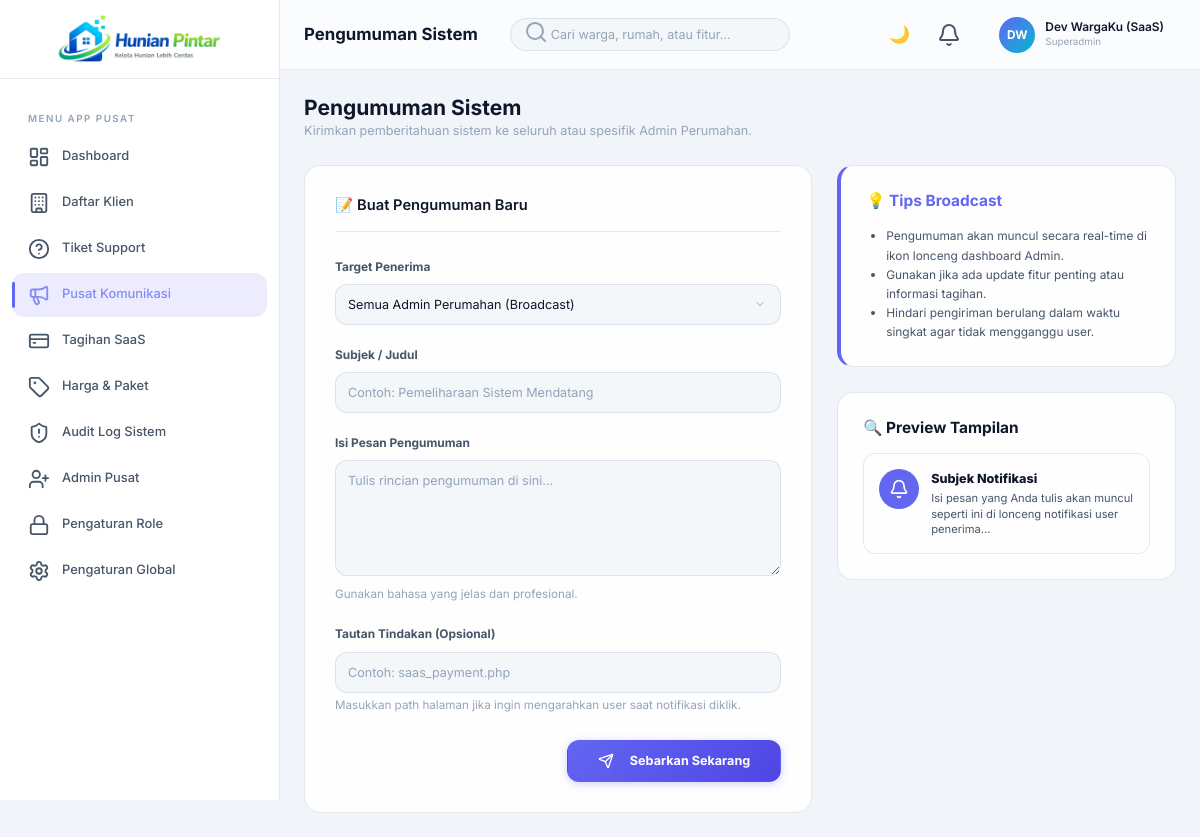
The app's page /saas_announcements.php (signed in) with its own data.
### tables this page shows
CREATE TABLE users (
    id INT AUTO_INCREMENT PRIMARY KEY,
    tenant_id INT,
    name VARCHAR(100) NOT NULL,
    email VARCHAR(100) NOT NULL UNIQUE,
    phone VARCHAR(20),
    password VARCHAR(255) NOT NULL,
    role ENUM('superadmin','admin','pengurus','warga','kolektor','security') NOT NULL DEFAULT 'warga',
    avatar VARCHAR(255),
    resident_id INT DEFAULT NULL,
    is_active TINYINT(1) DEFAULT 1,
    last_login DATETIME,
    created_at TIMESTAMP DEFAULT CURRENT_TIMESTAMP,
    updated_at TIMESTAMP DEFAULT CURRENT_TIMESTAMP ON UPDATE CURRENT_TIMESTAMP,
    FOREIGN KEY (tenant_id) REFERENCES tenants(id) ON DELETE CASCADE
);

### classes/Auth.php (called while the page is built, shortened)
<?php
require_once __DIR__ . '/Database.php';
class Auth {
    private static $user = null;
    public static function check() {
        return isset($_SESSION['user_id']);
    }
    public static function user() {
        if (self::$user === null) {
            $db = Database::getInstance();
            self::$user = $db->fetch("SELECT id, tenant_id, name, email, phone, role, avatar, resident_id, last_login, created_at, password FROM users WHERE id = ?", [$_SESSION['user_id']]);
        }
        return self::$user;
    }
}

### classes/Database.php (called while the page is built, shortened)
<?php
class Database {
    private static $instance = null;
    private $pdo;
    private function __construct() {
        $dsn = "mysql:host=" . DB_HOST . ";port=" . DB_PORT . ";dbname=" . DB_NAME . ";charset=" . DB_CHARSET;
        $options = [
            PDO::ATTR_ERRMODE            => PDO::ERRMODE_EXCEPTION,
            PDO::ATTR_DEFAULT_FETCH_MODE => PDO::FETCH_ASSOC,
            PDO::ATTR_EMULATE_PREPARES   => false,
        ];
        try {
            $this->pdo = new PDO($dsn, DB_USER, DB_PASS, $options);
        } catch (PDOException $e) {
            die('Database connection failed: ' . $e->getMessage());
        }
    }
    public static function getInstance() {
        if (self::$instance === null) {
            self::$instance = new self();
        }
        return self::$instance;
    }
    public function query($sql, $params = []) {
        $stmt = $this->pdo->prepare($sql);
        $stmt->execute($params);
        return $stmt;
    }
    public function fetch($sql, $params = []) {
        return $this->query($sql, $params)->fetch();
    }
}

### saas_announcements.php (the view, shortened to what this page needs)
<?php
require_once 'classes/Auth.php';
require_once 'classes/Database.php';
$pageTitle = 'Pengumuman Sistem';
?>
<?php include 'includes/header.php'; ?>
<div class="app-layout">
  <?php include 'includes/sidebar_saas.php'; ?>
  <div class="main-wrapper">
    <?php include 'includes/topbar.php'; ?>
    <main class="main-content">
      <div class="page-header">
        <div>
          <h1><?= $pageTitle ?></h1>
          <p style="color:var(--text-muted); font-size:0.9rem;">Kirimkan pemberitahuan sistem ke seluruh atau spesifik Admin Perumahan.</p>
        </div>
      </div>
      <div class="grid-2-1" style="display:grid; grid-template-columns: 1.5fr 1fr; gap:25px;">
        <div class="card" style="padding:30px;">
            <div class="card-header border-bottom" style="padding-bottom:15px; margin-bottom:25px;">
                <h3 class="card-title">📝 Buat Pengumuman Baru</h3>
            </div>
            <form method="POST">
                <div class="form-group" style="margin-bottom:20px;">
                    <label class="form-label" style="font-weight:700;">Target Penerima</label>
                    <select name="target_tenant" class="form-control" style="width:100%; padding:12px;">
                        <option value="all">Semua Admin Perumahan (Broadcast)</option>
                    </select>
                </div>
                <div class="form-group" style="margin-bottom:20px;">
                    <label class="form-label" style="font-weight:700;">Subjek / Judul</label>
                    <input type="text" name="title" class="form-control" placeholder="Contoh: Pemeliharaan Sistem Mendatang" required style="width:100%; padding:12px;">
                </div>
                <div class="form-group" style="margin-bottom:20px;">
                    <label class="form-label" style="font-weight:700;">Isi Pesan Pengumuman</label>
                    <textarea name="message" class="form-control" rows="6" placeholder="Tulis rincian pengumuman di sini..." required style="width:100%; padding:12px;"></textarea>
                    <small class="text-muted">Gunakan bahasa yang jelas dan profesional.</small>
                </div>
                <div class="form-group" style="margin-bottom:25px;">
                    <label class="form-label" style="font-weight:700;">Tautan Tindakan (Opsional)</label>
                    <input type="text" name="link" class="form-control" placeholder="Contoh: saas_payment.php" style="width:100%; padding:12px;">
                    <small class="text-muted">Masukkan path halaman jika ingin mengarahkan user saat notifikasi diklik.</small>
                </div>
                <div style="display:flex; justify-content:flex-end;">
                    <button type="submit" class="btn btn-primary" style="padding:12px 30px; font-weight:700;">
                        <i data-lucide="send" style="width:16px;height:16px;margin-right:8px;vertical-align:middle;"></i>
                        Sebarkan Sekarang
                    </button>
                </div>
            </form>
        </div>
        <div>
            <div class="card" style="padding:25px; margin-bottom:25px; border-left:4px solid var(--primary);">
                <h4 style="margin-bottom:15px; color:var(--primary);">💡 Tips Broadcast</h4>
                <ul style="font-size:0.85rem; color:var(--text-secondary); padding-left:20px; line-height:1.6;">
                    <li>Pengumuman akan muncul secara real-time di ikon lonceng dashboard Admin.</li>
                    <li>Gunakan jika ada update fitur penting atau informasi tagihan.</li>
                    <li>Hindari pengiriman berulang dalam waktu singkat agar tidak mengganggu user.</li>
                </ul>
            </div>
            <div class="card" style="padding:25px;">
                <h4 style="margin-bottom:15px;">🔍 Preview Tampilan</h4>
                <div style="background:var(--bg-light); border:1px solid var(--border-color); border-radius:12px; padding:15px;">
                    <div style="display:flex; gap:12px;">
                        <div style="width:40px; height:40px; border-radius:50%; background:var(--primary); color:white; display:flex; align-items:center; justify-content:center;">
                            <i data-lucide="bell" style="width:20px;"></i>
                        </div>
                        <div style="flex:1;">
                            <div style="font-weight:800; font-size:0.9rem; margin-bottom:2px;" id="prevTitle">Subjek Notifikasi</div>
                            <div style="font-size:0.8rem; color:var(--text-secondary); line-height:1.4;" id="prevMsg">Isi pesan yang Anda tulis akan muncul seperti ini di lonceng notifikasi user penerima...</div>
                        </div>
                    </div>
                </div>
            </div>
        </div>
      </div>
    </main>
  </div>
</div>
<?php include 'includes/footer.php'; ?>

### includes/topbar.php (shortened to what this page needs)
<?php
$user = Auth::user();
$initials = '';
if ($user) {
    $parts = explode(' ', $user['name']);
    $initials = strtoupper(substr($parts[0], 0, 1) . (isset($parts[1]) ? substr($parts[1], 0, 1) : ''));
}
$roleLabels = ['superadmin' => 'Superadmin', 'admin' => 'Admin', 'pengurus' => 'Pengurus', 'warga' => 'Warga', 'kolektor' => 'Kolektor', 'security' => 'Security'];
$roleLabel = $roleLabels[$user['role'] ?? 'warga'] ?? 'Warga';
?>
<header class="topbar" id="topbar">
  <div class="topbar-left">
    <h1 class="topbar-title"><?= htmlspecialchars($pageTitle ?? 'Dashboard') ?></h1>
    <div class="topbar-search">
      <span class="search-icon"><i data-lucide="search"></i></span>
      <input type="text" placeholder="Cari warga, rumah, atau fitur..." id="globalSearch">
    </div>
  </div>
  <div class="topbar-right">
    <button class="topbar-btn" id="darkModeToggle" title="Toggle Theme">🌙</button>
    <div style="position:relative; display:flex; align-items:center;">
      <button class="topbar-btn" id="notifBtn" title="Notifikasi">
        <i data-lucide="bell"></i>
      </button>
    </div>
    <div class="user-menu" id="userMenu" style="cursor:pointer; position:relative; margin-left:15px;">
      <?php if ($user['avatar'] && file_exists($user['avatar'])): ?>
        <img src="<?= $user['avatar'] ?>" class="user-avatar" style="object-fit:cover;">
      <?php else: ?>
        <div class="user-avatar"><?= $initials ?></div>
      <?php endif; ?>
      <div class="user-info"><span class="user-name"><?= htmlspecialchars($user['name'] ?? 'User') ?></span><span class="user-role"><?= $roleLabel ?></span></div>
    </div>
  </div>
</header>

### records on screen
users: name "DW", name "Dev WargaKu (SaaS)", role "Superadmin"

### other values on screen
$pageTitle "Pengumuman Sistem"
